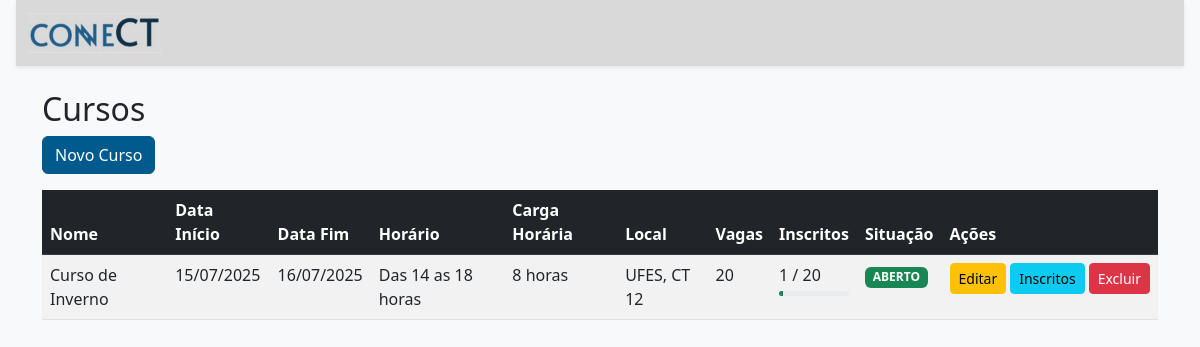
The app's page /admin/cursos (signed in), older data.
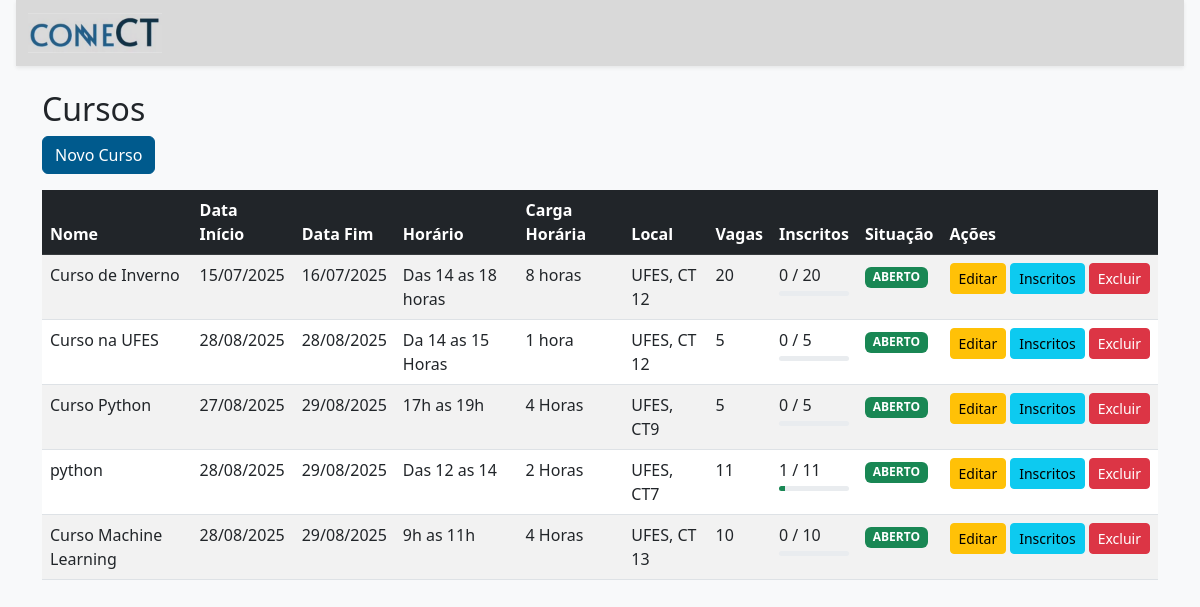
The same page, newer data.
### app/models/atividade.py (models this page shows)
class Curso(db.Model):
    __tablename__ = 'curso'
    id = db.Column(db.Integer, primary_key=True)
    nome = db.Column(db.String(120), nullable=False)
    descricao = db.Column(db.Text, nullable=True)
    data_inicio = db.Column(db.Date, nullable=False)
    data_fim = db.Column(db.Date, nullable=False)
    horario = db.Column(db.String(50), nullable=False)
    carga_horaria = db.Column(db.String(50), nullable=False)
    local = db.Column(db.String(120), nullable=False)
    vagas_disponiveis = db.Column(db.Integer, nullable=False)
    situacao = db.Column(PgEnum(SituacaoCurso), nullable=False, default=SituacaoCurso.ABERTO)

### app/routes/admin.py (the view)
@admin_bp.route('/cursos')
@login_required
@admin_required
def list_cursos():
    cursos = Curso.query.all()
    for curso in cursos:
        curso.num_inscritos = len(curso.participantes.all())
    return render_template('cursos/list.html', cursos=cursos)

### app/templates/cursos/list.html
{% extends 'base.html' %}
{% block content %}
<nav class="navbar navbar-expand-lg navbar-light navbar-connect-gray shadow-sm sticky-top">
    <div class="container-fluid">
      <a class="navbar-brand" href="{{ url_for('main.index') }}">
        <img src="{{ url_for('static', filename='img/logo_connect.png') }}" alt="Logo ConneCT" height="40">
      </a>
</nav>
<div class="container mt-4">
    <h2>Cursos</h2>
    <a href="{{ url_for('admin.new_curso') }}" class="btn btn-primary mb-3">Novo Curso</a>
    {% if not cursos %}
        <div class="alert alert-info">Nenhum curso criado ainda.</div>
    {% else %}
        <div class="table-responsive">
            <table class="table table-striped">
                <thead class="table-dark">
                    <tr>
                        <th>Nome</th>
                        <th>Data Início</th>
                        <th>Data Fim</th>
                        <th>Horário</th>
                        <th>Carga Horária</th>
                        <th>Local</th>
                        <th>Vagas</th>
                        <th>Inscritos</th>
                        <th>Situação</th>
                        <th>Ações</th>
                    </tr>
                </thead>
                <tbody>
                    {% for curso in cursos %}
                    <tr>
                        <td>{{ curso.nome }}</td>
                        <td>{{ curso.data_inicio.strftime('%d/%m/%Y') }}</td>
                        <td>{{ curso.data_fim.strftime('%d/%m/%Y') }}</td>
                        <td>{{ curso.horario }}</td>
                        <td>{{ curso.carga_horaria }}</td>
                        <td>{{ curso.local }}</td>
                        <td>{{ curso.vagas_disponiveis }}</td>
                        <td>
                            {{ curso.participantes.count() }} / {{ curso.vagas_disponiveis }}
                            {% if curso.vagas_disponiveis > 0 %}
                                {% set progresso = (curso.participantes.count() / curso.vagas_disponiveis * 100) | round(0) %}
                                <div class="progress mt-1" style="height: 5px;">
                                    <div class="progress-bar bg-{{ 'success' if curso.participantes.count() < curso.vagas_disponiveis else 'danger' }}"
                                         role="progressbar"
                                         style="width: {{ progresso ~ '%' }}">
                                    </div>
                                </div>
                            {% endif %}
                        </td>
                        <td>
                            <span class="badge bg-{{ 'success' if curso.situacao.value == 'ABERTO' else 'danger' if curso.situacao.value == 'CANCELADO' else 'info' }}">
                                {{ curso.situacao.value }}
                            </span>
                        </td>
                        <td>
                            <div class="d-flex gap-1">
                                <a href="{{ url_for('admin.edit_curso', id=curso.id) }}" class="btn btn-sm btn-warning">Editar</a>
                                <a href="{{ url_for('admin.ver_inscritos_curso', curso_id=curso.id) }}" class="btn btn-sm btn-info">Inscritos</a>
                                <form action="{{ url_for('admin.delete_curso', id=curso.id) }}" method="POST" class="d-inline">
                                    <button type="submit" class="btn btn-sm btn-danger"
                                            onclick="return confirm('Tem certeza que deseja excluir este curso?')">
                                        Excluir
                                    </button>
                                </form>
                            </div>
                        </td>
                    </tr>
                    {% endfor %}
                </tbody>
            </table>
        </div>
    {% endif %}
</div>
{% endblock %}

### app/templates/base.html (shortened to what this page needs)
<!DOCTYPE html>
<html lang="pt-br">
<head>
    <link rel="stylesheet" href="https://cdn.jsdelivr.net/npm/bootstrap-icons@1.10.0/font/bootstrap-icons.css">
    <link href="https://unpkg.com/aos@2.3.1/dist/aos.css" rel="stylesheet">
    <link href="https://cdn.jsdelivr.net/npm/bootstrap@5.3.0/dist/css/bootstrap.min.css" rel="stylesheet">
    <link rel="stylesheet" href="https://cdnjs.cloudflare.com/ajax/libs/animate.css/4.1.1/animate.min.css"/>
    <link href="https://cdn.jsdelivr.net/npm/bootstrap-icons@1.10.5/font/bootstrap-icons.css" rel="stylesheet">
</head>
<body class="bg-light">
    <div class="container-fluid px-0">
        {% block content %}{% endblock %}
    </div>
</body>
</html>

### app/templates/base.html (style rules this page uses)
body { padding-inline: 1rem; overflow-x: hidden; }
:root { --connect-blue: #005A8D; }
.btn-primary { background-color: var(--connect-blue) !important; border-color: var(--connect-blue) !important; }
:root { --connect-blue: #005A8D; --connect-gray: #d9d9d9; }
.navbar-connect-gray { background-color: var(--connect-gray) !important; }

Row changes from the older to the newer data that the page shows:
computed for Curso "Curso de Inverno": participantes.count "1" → "0"
added Curso: nome "Curso na UFES", data_inicio "28/08/2025", data_fim "28/08/2025", horario "Da 14 as 15 Horas", carga_horaria "1 hora", local "UFES, CT 12", vagas_disponiveis "5", participantes.count "0", situacao.value "ABERTO"
added Curso: nome "Curso Python", data_inicio "27/08/2025", data_fim "29/08/2025", horario "17h as 19h", carga_horaria "4 Horas", local "UFES, CT9", vagas_disponiveis "5", participantes.count "0", situacao.value "ABERTO"
added Curso: nome "python", data_inicio "28/08/2025", data_fim "29/08/2025", horario "Das 12 as 14", carga_horaria "2 Horas", local "UFES, CT7", vagas_disponiveis "11", participantes.count "1", situacao.value "ABERTO"
added Curso: nome "Curso Machine Learning", data_inicio "28/08/2025", data_fim "29/08/2025", horario "9h as 11h", carga_horaria "4 Horas", local "UFES, CT 13", vagas_disponiveis "10", participantes.count "0", situacao.value "ABERTO"
